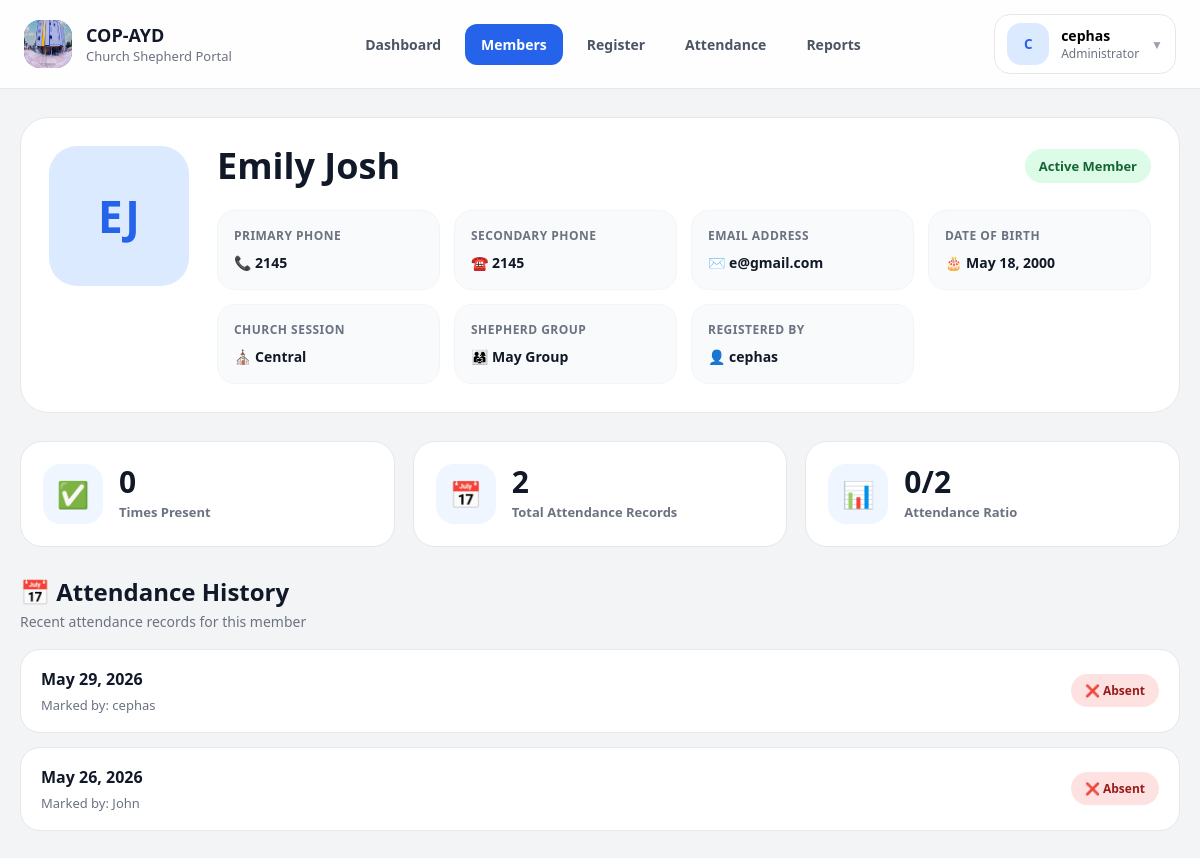
The page /member/3/ (signed in) on the database its author committed.
### members/models.py (models this page shows, shortened)
class Member(models.Model):
    first_name = models.CharField(max_length=100)
    last_name = models.CharField(max_length=100)
    date_of_birth = models.DateField()
    primary_phone = models.CharField(max_length=20)
    secondary_phone = models.CharField(
        max_length=20,
        blank=True,
        null=True
    )
    email = models.EmailField(blank=True, null=True)
    image = models.ImageField(
        upload_to='profiles/',
        blank=True,
        null=True
    )
    session = models.ForeignKey(
        Session,
        on_delete=models.SET_NULL,
        null=True,
        related_name='members'
    )
    shepherd_group = models.ForeignKey(
        ShepherdGroup,
        on_delete=models.SET_NULL,
        null=True,
        related_name='members'
    )
    registered_by = models.ForeignKey(
        User,
        on_delete=models.SET_NULL,
        null=True,
        related_name='registered_members'
    )
    updated_by = models.ForeignKey(
        User,
        on_delete=models.SET_NULL,
        null=True,
        blank=True,
        related_name='updated_members'
    )
    created_at = models.DateTimeField(auto_now_add=True)
    updated_at = models.DateTimeField(auto_now=True)
    is_active = models.BooleanField(default=True)

class Session(models.Model):
    SESSION_CHOICES = [
        ('central', 'Central'),
        ('english', 'English'),
    ]
    name = models.CharField(
        max_length=20,
        choices=SESSION_CHOICES,
        unique=True
    )

class ShepherdGroup(models.Model):
    MONTH_CHOICES = [
        (1, 'January'),
        (2, 'February'),
        (3, 'March'),
        (4, 'April'),
        (5, 'May'),
        (6, 'June'),
        (7, 'July'),
        (8, 'August'),
        (9, 'September'),
        (10, 'October'),
        (11, 'November'),
        (12, 'December'),
    ]
    name = models.CharField(max_length=100)
    birth_month = models.IntegerField(choices=MONTH_CHOICES)
    session = models.ForeignKey(
        Session,
        on_delete=models.CASCADE,
        related_name='groups'
    )

class Attendance(models.Model):
    member = models.ForeignKey(
        Member,
        on_delete=models.CASCADE,
        related_name='attendance_records'
    )
    date = models.DateField(auto_now_add=True)
    present = models.BooleanField(default=True)
    marked_by = models.ForeignKey(
        User,
        on_delete=models.SET_NULL,
        null=True,
        related_name='marked_attendance'
    )
    marked_at = models.DateTimeField(auto_now_add=True)
    class Meta:
        unique_together = ('member', 'date')

### members/views.py (the view)
# urls.py: path('member/<int:member_id>/', member_detail, name='member_detail'),
@login_required
def member_detail(request, member_id):
    members = get_accessible_members(request.user)
    member = get_object_or_404(
        members,
        id=member_id
    )
    attendance = Attendance.objects.filter(
        member=member
    ).order_by('-date')
    total_present = attendance.filter(
        present=True
    ).count()
    total_records = attendance.count()
    context = {
        'member': member,
        'attendance': attendance,
        'total_present': total_present,
        'total_records': total_records
    }
    html = render_to_string(
        'members/partials/member_detail_content.html',
        context,
        request=request
    )
    if request.headers.get('X-Requested-With') == 'XMLHttpRequest':
        return HttpResponse(html)
    return render(
        request,
        'members/member_detail.html',
        context
    )

### members/templates/members/partials/member_detail_content.html (shortened to what this page needs)
{% load custom_tags %}
<div class="member-detail-page">
    <div class="member-hero-card">
        <div class="member-hero-main">
            <div class="member-hero-avatar-wrapper">
                {% if member.image %}
                    <img src="{{ member.image.url }}"
                         class="member-hero-avatar"
                         alt="{{ member.first_name }}">
                {% else %}
                    <div class="member-hero-avatar member-hero-avatar-placeholder">
                        {{ member.first_name|first }}{{ member.last_name|first }}
                    </div>
                {% endif %}
            </div>
            <div class="member-hero-info">
                <div class="member-hero-top">
                    <h1 class="member-hero-name">
                        {{ member.first_name }} {{ member.last_name }}
                    </h1>
                    <span class="member-active-badge">
                        Active Member
                    </span>
                </div>
                <div class="member-hero-meta-grid">
                    {% if member.primary_phone %}
                    <div class="member-hero-meta-card">
                        <div class="member-hero-meta-label">
                            Primary Phone
                        </div>
                        <div class="member-hero-meta-value">
                            📞 {{ member.primary_phone }}
                        </div>
                    </div>
                    {% endif %}
                    {% if member.secondary_phone %}
                    <div class="member-hero-meta-card">
                        <div class="member-hero-meta-label">
                            Secondary Phone
                        </div>
                        <div class="member-hero-meta-value">
                            ☎️ {{ member.secondary_phone }}
                        </div>
                    </div>
                    {% endif %}
                    {% if member.email %}
                    <div class="member-hero-meta-card">
                        <div class="member-hero-meta-label">
                            Email Address
                        </div>
                        <div class="member-hero-meta-value">
                            ✉️ {{ member.email }}
                        </div>
                    </div>
                    {% endif %}
                    {% if member.date_of_birth %}
                    <div class="member-hero-meta-card">
                        <div class="member-hero-meta-label">
                            Date of Birth
                        </div>
                        <div class="member-hero-meta-value">
                            🎂 {{ member.date_of_birth }}
                        </div>
                    </div>
                    {% endif %}
                    {% if member.session %}
                    <div class="member-hero-meta-card">
                        <div class="member-hero-meta-label">
                            Church Session
                        </div>
                        <div class="member-hero-meta-value">
                            ⛪ {{ member.session.name | capfirst  }}
                        </div>
                    </div>
                    {% endif %}
                    {% if member.shepherd_group %}
                    <div class="member-hero-meta-card">
                        <div class="member-hero-meta-label">
                            Shepherd Group
                        </div>
                        <div class="member-hero-meta-value">
                            👨‍👩‍👧 {{ member.shepherd_group.name }}
                        </div>
                    </div>
                    {% endif %}
                    {% if member.registered_by %}
                    <div class="member-hero-meta-card">
                        <div class="member-hero-meta-label">
                            Registered By
                        </div>
                        <div class="member-hero-meta-value">
                            👤 {{ member.registered_by.username }}
                        </div>
                    </div>
                    {% endif %}
                </div>
            </div>
        </div>
    </div>
    <div class="member-stats-grid">
        <div class="member-stat-card">
            <div class="member-stat-icon">
                ✅
            </div>
            <div class="member-stat-content">
                <div class="member-stat-number">
                    {{ total_present }}
                </div>
                <div class="member-stat-label">
                    Times Present
                </div>
            </div>
        </div>
        <div class="member-stat-card">
            <div class="member-stat-icon">
                📅
            </div>
            <div class="member-stat-content">
                <div class="member-stat-number">
                    {{ total_records }}
                </div>
                <div class="member-stat-label">
                    Total Attendance Records
                </div>
            </div>
        </div>
        <div class="member-stat-card">
            <div class="member-stat-icon">
                📊
            </div>
            <div class="member-stat-content">
                <div class="member-stat-number">
                    {% if total_records > 0 %}
                        {{ total_present|floatformat:0 }}/{{ total_records }}
                    {% else %}
                        0
                    {% endif %}
                </div>
                <div class="member-stat-label">
                    Attendance Ratio
                </div>
            </div>
        </div>
    </div>
    <div class="member-history-section">
        <div class="section-header">
            <div>
                <h2 class="section-title">
                    📅 Attendance History
                </h2>
                <p class="section-subtitle">
                    Recent attendance records for this member
                </p>
            </div>
        </div>
        <div class="attendance-history-list">
            {% for record in attendance %}
            <div class="attendance-history-card">
                <div class="attendance-history-main">
                    <div class="attendance-history-date">
                        {{ record.date }}
                    </div>
                    {% if record.marked_by %}
                    <div class="attendance-history-meta">
                        Marked by:
                        {{ record.marked_by.username }}
                    </div>
                    {% endif %}
                </div>
                <div class="attendance-history-status">
                    {% if record.present %}
                        <span class="attendance-status success">
                            ✅ Present
                        </span>
                    {% else %}
                        <span class="attendance-status danger">
                            ❌ Absent
                        </span>
                    {% endif %}
                </div>
            </div>
            {% endfor %}
        </div>
    </div>
</div>

### members/templates/members/base.html (shortened to what this page needs)
{% load static %}
<!DOCTYPE html>
<html lang="en">
<head>
    <link rel="stylesheet"
        href="{% static 'members/css/base.css' %}">
    <link rel="stylesheet"
        href="{% static 'members/css/layout.css' %}">
    <link rel="stylesheet"
        href="{% static 'members/css/components.css' %}">
    <link rel="stylesheet"
        href="{% static 'members/css/mobile.css' %}">
    <link rel="stylesheet"
        href="{% static 'members/css/dashboard.css' %}">
    <link rel="stylesheet"
        href="{% static 'members/css/attendance.css' %}">
    <link rel="stylesheet"
        href="{% static 'members/css/member_list.css' %}">
    <link rel="stylesheet"
        href="{% static 'members/css/member_inner.css' %}">
    <link rel="stylesheet"
        href="{% static 'members/css/member_detail.css' %}">
    <link rel="stylesheet"
        href="{% static 'members/css/register.css' %}">
    <link rel="stylesheet"
        href="{% static 'members/css/report.css' %}">
    <link rel="stylesheet"
        href="{% static 'members/css/login.css' %}">
</head>
<body>
{% if request.user.is_authenticated %}
<header class="app-header">
    <div class="app-header-inner">
        <div class="app-header-left">
            <a href="/"
               class="app-brand">
                <div class="app-brand-icon">
                    <img src="{% static 'members/imgs/church-logo.jpg' %}" alt="Logo">
                </div>
                <div class="app-brand-content">
                    <span class="app-brand-title">
                        COP-AYD
                    </span>
                    <span class="app-brand-subtitle">
                        Church Shepherd Portal
                    </span>
                </div>
            </a>
        </div>
        <nav class="app-nav">
            <a href="/"
            class="app-nav-link">
                Dashboard
            </a>
            <a href="/members/"
            class="app-nav-link">
                Members
            </a>
            <a href="/register/"
            class="app-nav-link">
                Register
            </a>
            <a href="/attendance/"
            class="app-nav-link">
                Attendance
            </a>
            <a href="/reports/"
            class="app-nav-link">
                Reports
            </a>
        </nav>
        <div class="app-user-dropdown">
            <button type="button"
                    class="app-user-trigger"
                    onclick="toggleUserMenu()">
                <div class="app-user-avatar">
                    {{ request.user.username|first|upper }}
                </div>
                <div class="app-user-meta">
                    <span class="app-user-name">
                        {{ request.user.username }}
                    </span>
                    <span class="app-user-role">
                        {% if request.user.is_superuser %}
                            Administrator
                        {% elif request.user.is_staff %}
                            Staff
                        {% else %}
                            User
                        {% endif %}
                    </span>
                </div>
                <span class="app-user-chevron">
                    ▼
                </span>
            </button>
        </div>
    </div>
</header>
{% endif %}
<main class="app-main">
    <div class="app-container"
         id="content">
        {% block content %}
        {% endblock %}
    </div>
</main>
</body>
</html>

### rows shown on the page
Member: first_name|first "E", last_name|first "J", first_name "Emily", last_name "Josh", primary_phone "2145", secondary_phone "2145", email "e@gmail.com", date_of_birth "May 18, 2000", session.name "Central", shepherd_group.name "May Group", registered_by.username "cephas"
Attendance: date "May 29, 2026", marked_by.username "cephas", present "❌ Absent"
Attendance: date "May 26, 2026", marked_by.username "John", present "❌ Absent"

### other values the page prints
{{ request.user.username|first|upper }} "C"
{{ request.user.username }} "cephas"
{{ total_present }} "0"
{{ total_records }} "2"
{{ total_present|floatformat:0 }} "0"
